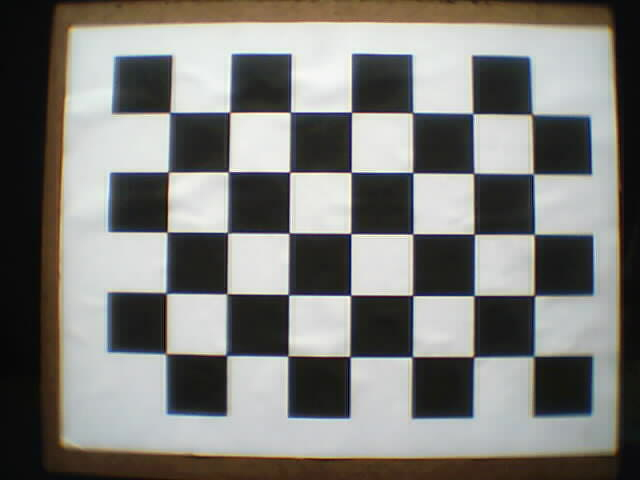
#> input picture images/my_photo-1.jpg, 640 x 480 px
$ python calibrate.py ../images/my_photo-1.jpg
#> lines starting #> are read from the running program, lines starting #| are printed output that depends on the picture
### cv2stuff/common.py
#!/usr/bin/env python

'''
This module contains some common routines used by other samples.
'''

# Python 2/3 compatibility
from __future__ import print_function
import sys
PY3 = sys.version_info[0] == 3

if PY3:
    from functools import reduce

import numpy as np
import cv2

# built-in modules
import os
import itertools as it
from contextlib import contextmanager

image_extensions = ['.bmp', '.jpg', '.jpeg', '.png', '.tif', '.tiff', '.pbm', '.pgm', '.ppm']

class Bunch(object):
    def __init__(self, **kw):
        self.__dict__.update(kw)
    def __str__(self):
        return str(self.__dict__)

def splitfn(fn):
    path, fn = os.path.split(fn)
    name, ext = os.path.splitext(fn)
    return path, name, ext

def anorm2(a):
    return (a*a).sum(-1)
def anorm(a):
    return np.sqrt( anorm2(a) )

# [44 lines left out: functions homotrans, to_rect, rect2rect_mtx, lookat, mtx2rvec, draw_str, not called in this run]

class Sketcher:
    # [8 lines left out: function __init__, not called in this run]

    def show(self):
        cv2.imshow(self.windowname, self.dests[0])

    # [13 lines left out: function on_mouse, not called in this run]


# palette data from matplotlib/_cm.py
_jet_data =   {'red':   ((0., 0, 0), (0.35, 0, 0), (0.66, 1, 1), (0.89,1, 1),
                         (1, 0.5, 0.5)),
               'green': ((0., 0, 0), (0.125,0, 0), (0.375,1, 1), (0.64,1, 1),
                         (0.91,0,0), (1, 0, 0)),
               'blue':  ((0., 0.5, 0.5), (0.11, 1, 1), (0.34, 1, 1), (0.65,0, 0),
                         (1, 0, 0))}

cmap_data = { 'jet' : _jet_data }

# [14 lines left out: function make_cmap, not called in this run]

def nothing(*arg, **kw):
    pass

def clock():
    return cv2.getTickCount() / cv2.getTickFrequency()

# [8 lines left out: function Timer, not called in this run]

class StatValue:
    def __init__(self, smooth_coef = 0.5):
        self.value = None
        self.smooth_coef = smooth_coef
    # [6 lines left out: function update, not called in this run]

class RectSelector:
    # [30 lines left out: functions __init__, onmouse, draw, not called in this run]
    @property
    def dragging(self):
        return self.drag_rect is not None


# [24 lines left out: functions grouper, mosaic, not called in this run]

def getsize(img):
    h, w = img.shape[:2]
    return w, h

def mdot(*args):
    return reduce(np.dot, args)

# [4 lines left out: function draw_keypoints, not called in this run]

### OpenCVExamples/calibrate.py
#!/usr/bin/env python

'''
camera calibration for distorted images with chess board samples
reads distorted images, calculates the calibration and write undistorted images

usage:
    calibrate.py [--debug <output path>] [--square_size] [<image mask>]

default values:
    --debug:    ./output/
    --square_size: 1.0
    <image mask> defaults to images/left*.jpg
'''

# Python 2/3 compatibility
from __future__ import print_function

import numpy as np
import cv2

# local modules
from common import splitfn

# built-in modules
import os

if __name__ == '__main__':
    import sys
    import getopt
    from glob import glob

    args, img_mask = getopt.getopt(sys.argv[1:], '', ['debug=', 'square_size='])
    args = dict(args)
    args.setdefault('--debug', './output/')
    args.setdefault('--square_size', 1.0)
    if not img_mask:
        img_mask = 'images/left*.jpg'  # default
    else:
        img_mask = img_mask[0]

    img_names = glob(img_mask)
    debug_dir = args.get('--debug')
    if not os.path.isdir(debug_dir):
        os.mkdir(debug_dir)
    square_size = float(args.get('--square_size'))

    pattern_size = (9, 6)
    pattern_points = np.zeros((np.prod(pattern_size), 3), np.float32)
    pattern_points[:, :2] = np.indices(pattern_size).T.reshape(-1, 2)
    pattern_points *= square_size

    obj_points = []
    img_points = []
    h, w = 0, 0
    img_names_undistort = []
    for fn in img_names:
        print('processing %s... ' % fn, end='')
        img = cv2.imread(fn, 0)
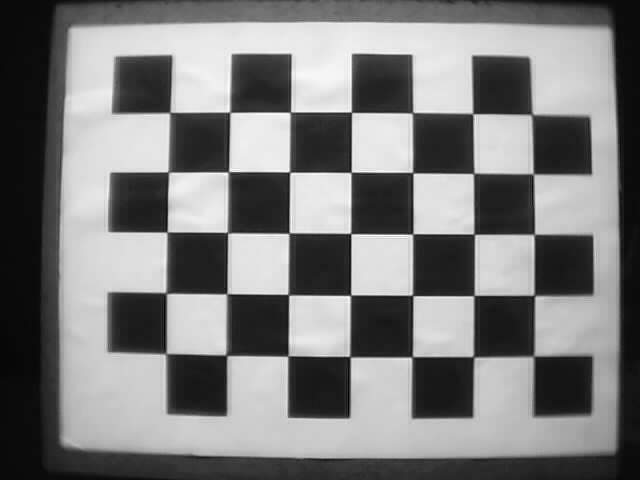
#> img: shape (480, 640); min 1, max 255, mean 123.9
        if img is None:
            print("Failed to load", fn)
            continue

        h, w = img.shape[:2]
#> h = 480; w = 640
        found, corners = cv2.findChessboardCorners(img, pattern_size)
#> found = False; corners = None
        if found:
            term = (cv2.TERM_CRITERIA_EPS + cv2.TERM_CRITERIA_COUNT, 30, 0.1)
            cv2.cornerSubPix(img, corners, (5, 5), (-1, -1), term)

        if debug_dir:
            vis = cv2.cvtColor(img, cv2.COLOR_GRAY2BGR)
            cv2.drawChessboardCorners(vis, pattern_size, corners, found)
            path, name, ext = splitfn(fn)
            outfile = debug_dir + name + '_chess.png'
            cv2.imwrite(outfile, vis)
            if found:
                img_names_undistort.append(outfile)

        if not found:
            print('chessboard not found')
            continue

        img_points.append(corners.reshape(-1, 2))
        obj_points.append(pattern_points)

        print('ok')

    # calculate camera distortion
    # this is run once not in any loop.  It is specific to a particular
    # camera.
    rms, camera_matrix, dist_coefs, rvecs, tvecs = \
#> (the run stopped early here; a loop or call above may not have finished)

$ run again, on images/my_photo-11.jpg
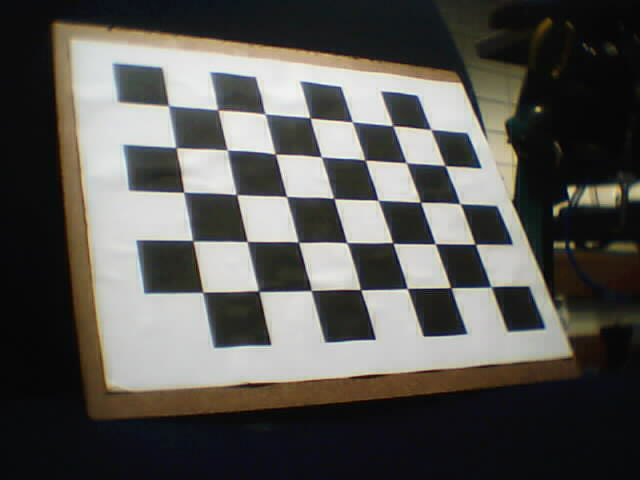
#> input picture images/my_photo-11.jpg, 640 x 480 px
#> `img = cv2.imread(fn, 0)`:
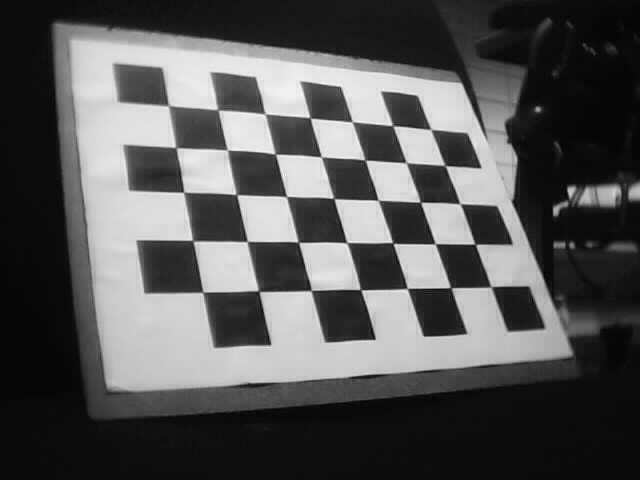
#> img: shape (480, 640); min 0, max 250, mean 86.1
#> found = False; corners = None

$ run again, on images/my_photo-12.jpg
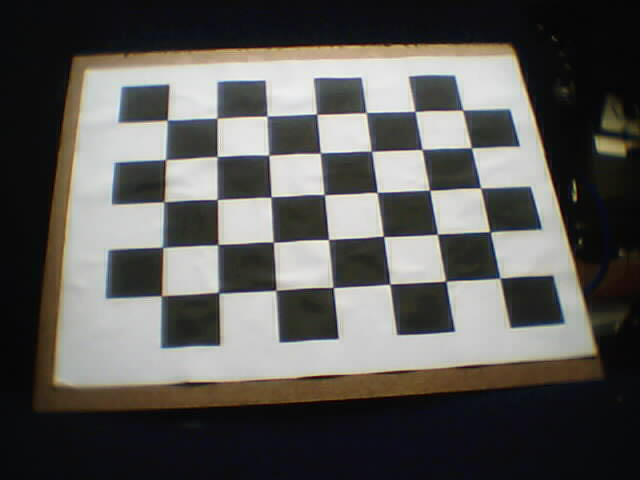
#> input picture images/my_photo-12.jpg, 640 x 480 px
#> `img = cv2.imread(fn, 0)`:
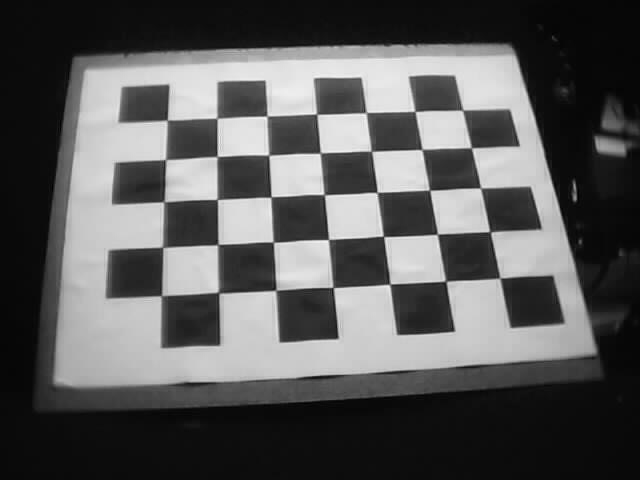
#> img: shape (480, 640); min 0, max 249, mean 89.6
#> found = False; corners = None

$ run again, on images/my_photo-13.jpg
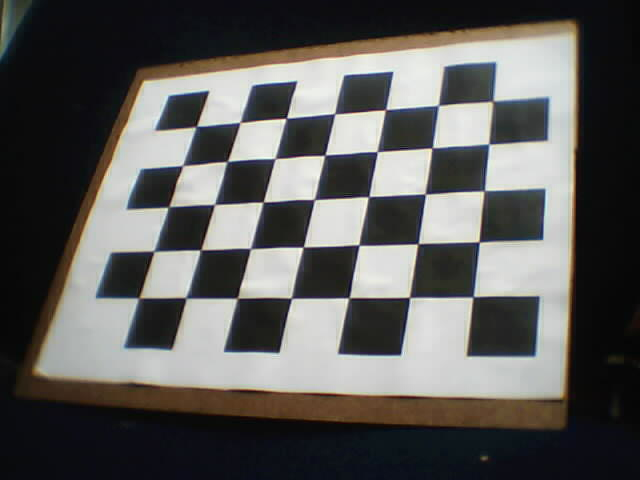
#> input picture images/my_photo-13.jpg, 640 x 480 px
#> `img = cv2.imread(fn, 0)`:
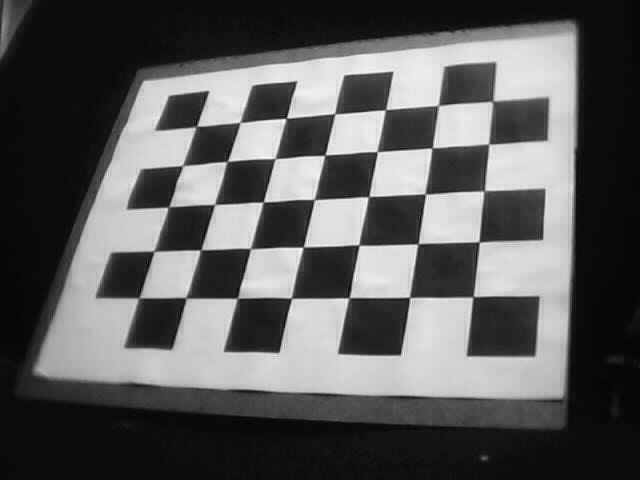
#> img: shape (480, 640); min 5, max 255, mean 91.3
#> found = False; corners = None
